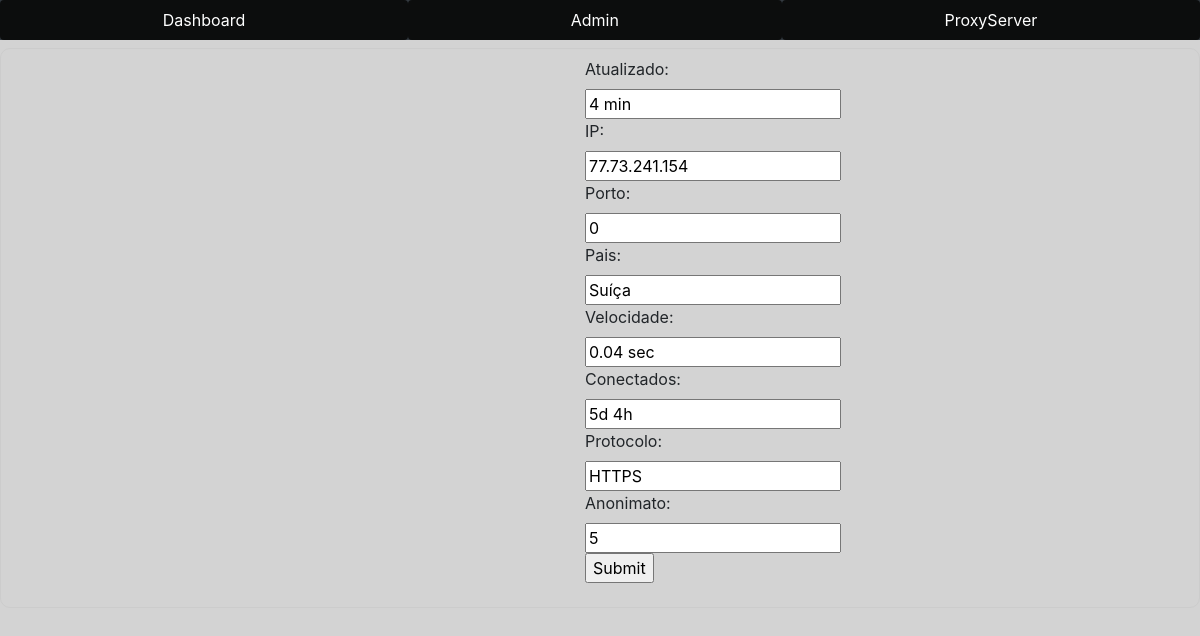
Screenshot of /update/2 with the database file from the repository.
### app1/models.py (models this page shows, shortened)
class WebSiteInfo(models.Model):
    Atualizado = models.CharField(max_length=100)
    IP = models.CharField(max_length=100)
    Porto = models.CharField(max_length=100, blank=True, null=True)
    Pais = models.CharField(max_length=100)
    Velocidade = models.CharField(max_length=100)
    Conectados = models.CharField(max_length=100)
    Protocolo = models.CharField(max_length=100)
    Anonimato = models.CharField(max_length=100)
    class Meta:
        db_table = 'Info'

### app1/views.py (the view)
# urls.py: path('update/<str:pk>', views.updateOrder, name='updateOrder'),
def updateOrder(request, pk):
    table = WebSiteInfo.objects.get(id=pk)
    form = WebSiteInfoForm(instance=table)
    if request.method =='POST':
        form = WebSiteInfoForm(request.POST, instance=table)
        if form.is_valid():
            form.save()
            return redirect('/')
    context = {'form': form}
    return render(request, 'app1/update.html', context)

### app1/forms.py
class WebSiteInfoForm(ModelForm):
    class Meta:
        model = WebSiteInfo
        fields = '__all__'

### app1/templates/app1/update.html (shortened to what this page needs)
{% extends 'app1/base.html' %}
{% block content %}
    <form action='' method="POST">
        <div class="form-group">
            {{form}}
            <br>
            <input type="submit" name ='Submit'>
        </div>
    </form>
{% endblock %}

### app1/static/css/styles.css (style rules this page uses)
form { width: 100%; padding: 8px 73vh; margin: 8px 0; display: inline-block; border: 1px solid #ccc; border-radius: 10px; box-sizing: border-box; }
body { background-color: lightgray; }

### rows the page displays
WebSiteInfo: Atualizado "4 min", IP "77.73.241.154", Porto "0", Pais "Suíça", Velocidade "0.04 sec", Conectados "5d 4h", Protocolo "HTTPS", Anonimato "5"
